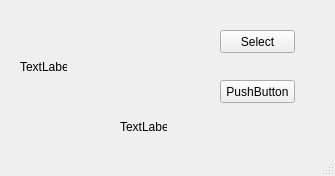
<?xml version="1.0" encoding="UTF-8"?>
<ui version="4.0">
 <class>MainWindow</class>
 <widget class="QMainWindow" name="MainWindow">
  <property name="geometry">
   <rect>
    <x>0</x>
    <y>0</y>
    <width>335</width>
    <height>176</height>
   </rect>
  </property>
  <property name="windowTitle">
   <string>MainWindow</string>
  </property>
  <widget class="QWidget" name="centralwidget">
   <widget class="QPushButton" name="select_button">
    <property name="geometry">
     <rect>
      <x>220</x>
      <y>30</y>
      <width>75</width>
      <height>23</height>
     </rect>
    </property>
    <property name="text">
     <string>Select</string>
    </property>
   </widget>
   <widget class="QLabel" name="result_label">
    <property name="geometry">
     <rect>
      <x>120</x>
      <y>120</y>
      <width>47</width>
      <height>13</height>
     </rect>
    </property>
    <property name="text">
     <string>TextLabel</string>
    </property>
   </widget>
   <widget class="QLabel" name="header_label">
    <property name="geometry">
     <rect>
      <x>20</x>
      <y>60</y>
      <width>47</width>
      <height>13</height>
     </rect>
    </property>
    <property name="text">
     <string>TextLabel</string>
    </property>
   </widget>
   <widget class="QPushButton" name="calculate_button">
    <property name="geometry">
     <rect>
      <x>220</x>
      <y>80</y>
      <width>75</width>
      <height>23</height>
     </rect>
    </property>
    <property name="text">
     <string>PushButton</string>
    </property>
   </widget>
  </widget>
  <widget class="QStatusBar" name="statusbar"/>
 </widget>
 <resources/>
 <connections/>
</ui>
